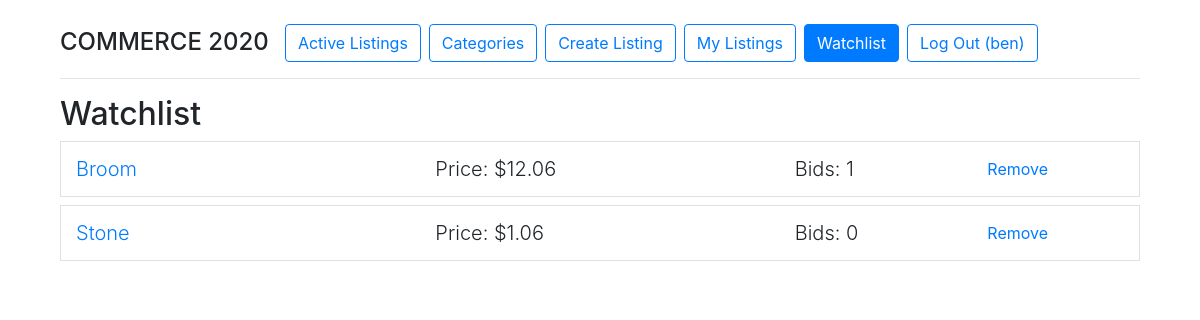
/watchlist (signed in), run on an earlier commit of the app's database.
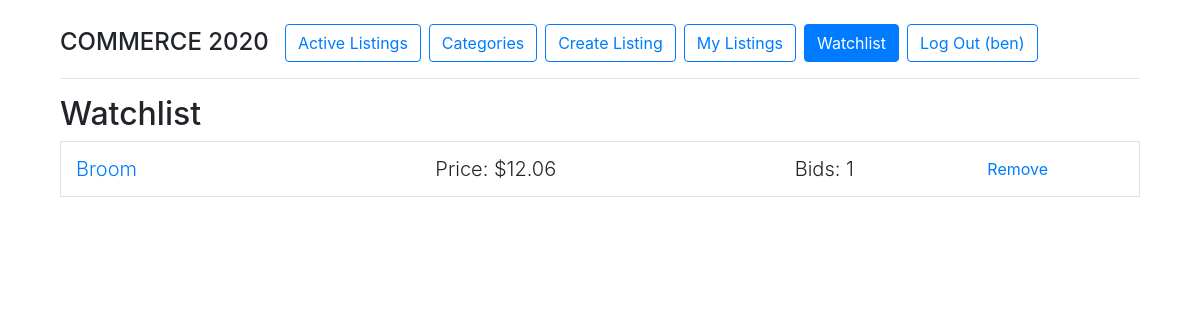
And on a later commit of the database.
### auctions/models.py (models this page shows, shortened)
class Watchlist(models.Model):
    user = models.ForeignKey(User, on_delete=models.CASCADE, related_name="watchers")
    listing = models.ForeignKey(Listing, on_delete=models.CASCADE, related_name="watched")

class Listing(models.Model):
    title = models.CharField(max_length=64, unique=True)
    description = models.CharField(max_length=512)
    imgurl = models.CharField(max_length=128)
    start_price = models.DecimalField(max_digits=12, decimal_places=2)
    closed = models.BooleanField(default=False, editable=False)
    bids = models.ManyToManyField('Bid', blank=True, related_name='listing_bids')
    user = models.ForeignKey(User, on_delete=models.CASCADE, null=True)
    category = models.ForeignKey(Category, on_delete=models.CASCADE)

class Bid(models.Model):
    user = models.ForeignKey(User, on_delete=models.CASCADE)
    bid_price = models.DecimalField(max_digits=12, decimal_places=2)

### auctions/views.py (the view)
# urls.py: path("watchlist", views.watchlist, name="watchlist"),
@login_required
def watchlist(request):
    template = "auctions/watchlist.html"
    watchlist = Watchlist.objects.filter(user=request.user)
    context = {
        'watchlist': watchlist
    }
    return render (request, template, context)

### auctions/context_processors.py (called while the page is built)
def get_current_year_to_context(request):
    current_datetime = datetime.datetime.now()
    return {
        'current_year': current_datetime.year
    }

def get_listings_count_to_context(request):
    return {
        "listings_count": Listing.objects.all().count()
    }

### auctions/templates/auctions/watchlist.html (shortened to what this page needs)
{% extends 'auctions/layout.html' %}
{% block body %}
    <h2>Watchlist</h2>
    {% for item in watchlist %}
        <div class="container ml-0 border mb-2 py-2">
            <div class="row">
                <div class="col align-self-center">
                    <a class='lead' href="{% url 'auctions:listings' item.listing.id %}">{{ item.listing.title }}</a>
                </div>
                <div class="col align-self-center">
                    {% if item.listing.bids.last %}
                    <p class="d-inline lead">Price:</p><p class="d-inline lead"> ${{ item.listing.bids.last.bid_price }} </p>
                    {% else %}
                    <p class="d-inline lead">Price:</p><p class="d-inline lead"> ${{ item.listing.start_price }} </p>
                    {% endif %}
                </div>
                <div class="col-2 align-self-center">
                    <p class="d-inline lead">Bids: {{ item.listing.bids.count }}</p>
                </div>
                <div class="col-2 align-self-center">
                    <a class="btn btn-link" href="{% url 'auctions:watchlist_toggle' item.listing.id %}">Remove</a>
                </div>
            </div>
        </div>
    {% endfor %}
{% endblock %}

What changed in the data, as far as the page shows it:
removed Watchlist: listing "Stone", listing.start_price "1.06", listing.bids.count "0"
